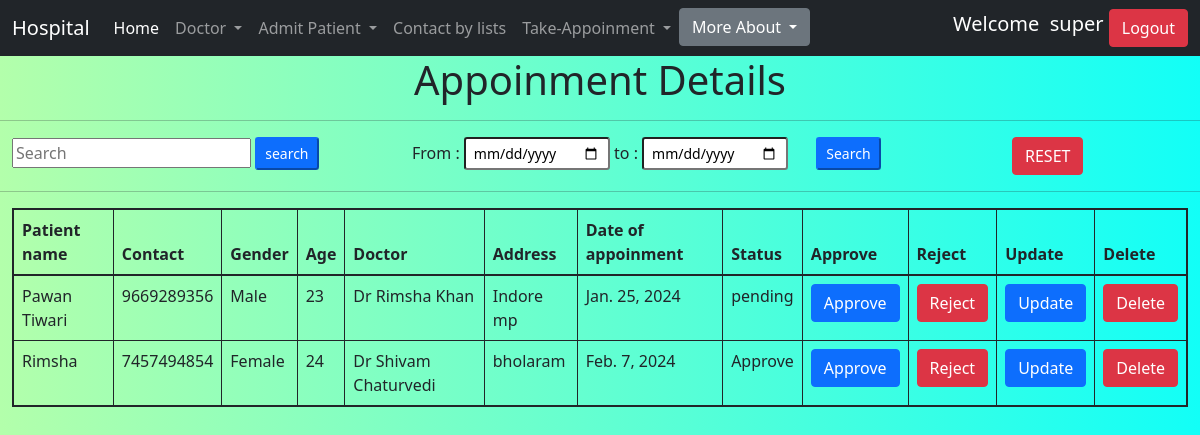
The page /appodata (signed in) on the database its author committed.
### management/models.py (models this page shows, shortened)
class PatientAppo(models.Model):
    created_by = models.ForeignKey(User,on_delete=models.CASCADE)
    patient_name = models.CharField(max_length=20)
    patient_mob = models.CharField(max_length=10,validators=[RegexValidator("^(\+\d{1,3}[- ]?)?\d{10}$",message="Only numbers allowed"),MinLengthValidator(10,"10-digit allowed")])
    gender = models.CharField(max_length=20,choices=gen_choice,)
    age = models.CharField(max_length=3,validators=[RegexValidator("^\S[0-9]{0,3}$")])
    doctor = models.ForeignKey(Doctor,on_delete=models.DO_NOTHING,null=True,blank=True)
    address = models.TextField()
    date_appo = models.DateField()
    status = models.CharField(max_length=30,default='pending')

class Doctor(models.Model):
    dr_name = models.CharField(max_length=20)
    age = models.CharField(max_length=3,validators=[RegexValidator("^\S[0-9]{0,3}$")])
    mob_no = models.CharField(max_length=10,validators=[RegexValidator("^(\+\d{1,3}[- ]?)?\d{10}$",message="Only numbers allowed"),MinLengthValidator(10,"10-digit allowed")])
    gender = models.CharField(max_length=20,choices=gen_choice)
    speciality = models.CharField(max_length=100,choices=sep_choice)
    date_of_join = models.DateField()
    salary = models.IntegerField()
    address = models.TextField()
    def __str__(self):
        return self.dr_name

### management/views.py (the view)
# urls.py: path('appodata',views.showdappodata,name='appodata'),
def showdappodata(request):
    if request.user.is_superuser:
        data = PatientAppo.objects.all()
    else:
        data=PatientAppo.objects.filter(created_by = request.user)
    if request.method == 'POST':
        if request.POST['sform'] == "searchform":
           pname = request.POST['pname']
           pdata = PatientAppo.objects.filter(patient_name__startswith = pname)
           return render(request,'showappoinment.html',{"data":pdata})
        elif request.POST['sform'] == "dateform":
            date1 = request.POST['date1']
            date2 = request.POST['date2']
            data = PatientAppo.objects.filter(date_appo__lte=date2,date_appo__gte=date1)
            return render(request,'showappoinment.html',{"data":data})
    else:
        return render(request,'showappoinment.html',{'data':data})

### management/templates/showappoinment.html (shortened to what this page needs)
{% extends 'base.html' %}
{% block body %}
    <div align="center">
        <h1>Appoinment Details<hr></h1>
    </div>
    <div class="container-fluid">
        <div class="row">
            <div class="col-4">
               <form action="" method="POST">
                <input type="text" name="pname" placeholder="Search">
                <input type="submit" value="search" class="btn-sm btn-primary">
               </form>
            </div>
            <div class="col-6">
                <form action="" method="POST">
                    From : <input type="date" name="date1" class="form-control-sm">
                    to : <input type="date" name="date2" class="form-control-sm">
                    <input type="submit" value="Search" class="btn-sm btn-primary ms-4">
                </form>
            </div>
            <div class="col-2">
                <form action="" method="GET">
                    <input type="submit" value="RESET" class="btn btn-danger">
                </form>
            </div>
        </div>
    </div>
    <hr>
    <div class="container-fluid">
        <div class="d-flex justify-content-center">
            <table align="center" style="border:2px solid black" class="table table-bordered border-dark">
                <thead>
                    <tr>
                        <th>Patient name</th>
                        <th>Contact</th>
                        <th>Gender</th>
                        <th>Age</th>
                        <th>Doctor</th>
                        <th>Address</th>
                        <th>Date of appoinment</th>
                        <th>Status</th>
                        {% if request.user.is_superuser %}
                            <th>Approve</th>
                            <th>Reject</th>
                        {% endif %}
                        <th>Update</th>
                        <th>Delete</th>
                    </tr>
                </thead>
                <tbody>
                    {% for i in data %}
                        <tr>
                        <td>{{i.patient_name}}</td>
                        <td>{{i.patient_mob}}</td>
                        <td>{{i.gender}}</td>
                        <td>{{i.age}}</td>
                        <td>{{i.doctor}}</td>
                        <td>{{i.address}}</td>
                        <td>{{i.date_appo}}</td>
                        {% if request.user.is_superuser %}
                            <td>{{i.status}}</td>
                            <td><a href="{% url 'approve' i.id %}" class="btn btn-primary">Approve</a></td>
                            <td><a href="{% url 'reject' i.id %}" class="btn btn-danger">Reject</a></td>
                        {% else %}
                            <td>{{i.status}}</td>
                        {% endif %}
                        <td><a href="{%url 'updappoinment' i.id %}" class="btn btn-primary">Update</a></td>
                        <td><a href="{%url 'delappoinment' i.id %}" class="btn btn-danger" onclick="return confirm('Do you really want to delete')">Delete</a></td>
                        </tr>
                    {% endfor %}
                </tbody>
            </table>
        </div>
    </div>
{% endblock body %}

### management/templates/base.html (shortened to what this page needs)
{% load static %}
<!DOCTYPE html>
<html lang="en">
<head>
    <link rel="stylesheet" href="{% static 'CSS/bootstrap.min.css' %}">
  </head>
<body>
    <nav class="navbar navbar-expand-lg navbar-dark bg-dark">
      <div class="container-fluid">
        <a class="navbar-brand " href="#">Hospital</a>
        <div class="collapse navbar-collapse" id="navbarSupportedContent">
          <ul class="navbar-nav me-auto mb-2 mb-lg-0">
            <ul class="navbar-nav">
              <li class="nav-item active">
                <a class="nav-link active" href="{% url 'home' %}">Home</a>
              </li>
              {% if request.session.uname %}
                {% if request.user.is_superuser %}
                <li class="nav-item dropdown">
                  <a class="nav-link dropdown-toggle" href="#" id="navbarDropdown" role="button" data-bs-toggle="dropdown" aria-expanded="false">
                    Doctor
                  </a>
                </li>
                <li class="nav-item dropdown">
                  <a class="nav-link dropdown-toggle" href="#" id="navbarDropdown" role="button" data-bs-toggle="dropdown" aria-expanded="false">
                    Admit Patient
                  </a>
                </li>
                <li class="nav-item">
                  <li><a class="nav-link" href="{% url 'contactlist' %}">Contact by lists</a></li>
                </li>
                {% endif %}
                <li class="nav-item dropdown">
                  <a class="nav-link dropdown-toggle" href="#" id="navbarDropdown" role="button" data-bs-toggle="dropdown" aria-expanded="false">
                    Take-Appoinment
                  </a>
                </li>
              {% endif %}
            </ul>
            <li class="nav-item dropdown">
              <a class="btn btn-secondary dropdown-toggle" href="#" id="navbarDropdown" role="button" data-bs-toggle="dropdown" aria-expanded="false">
                More About
              </a>
            </li>
          </ul>
          {% if request.session.uname %}
            <h5 style="color: white;" class=n"me-5">Welcome &nbsp;{{request.session.uname}}&nbsp;</h5>
            <a href="{% url 'logoutuser' %}" class="btn btn-danger">Logout</a>
            {% else %}
           <a href="{% url 'loginuser' %}" class="btn btn-primary">Login</a>
          {% endif %}
        </div>
      </div>
    </nav>
  {% block body %}{% endblock body %}
</body>
</html>

### management/templates/showappoinment.html (style rules this page uses)
body { background: #B3FFAB; background: -webkit-linear-gradient(to left, #12FFF7, #B3FFAB); background: linear-gradient(to left, #12FFF7, #B3FFAB); }

### rows shown on the page
PatientAppo: patient_name "Pawan Tiwari", patient_mob "9669289356", gender "Male", age "23", doctor "Dr Rimsha Khan", address "Indore mp", date_appo "Jan. 25, 2024", status "pending"
PatientAppo: patient_name "Rimsha", patient_mob "7457494854", gender "Female", age "24", doctor "Dr Shivam Chaturvedi", address "bholaram", date_appo "Feb. 7, 2024", status "Approve"

### other values the page prints
{{ request.session.uname }} "super"
